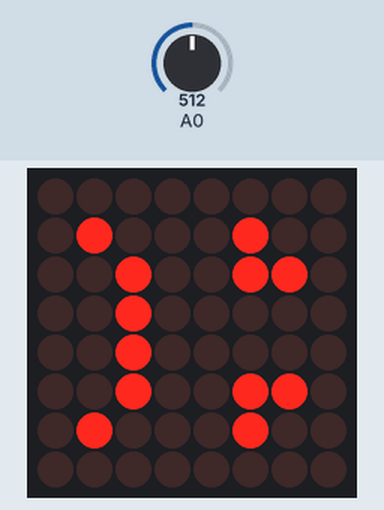
Recording of a sketch running on a simulated Arduino Uno, built with avr-gcc and run on an emulated ATmega328P. On the bench: 8×8 LED matrix. The inputs (shaded band) are chosen by the test bench; at power-on: A0 = 512. What the sketch prints to the serial monitor is not drawn.

Above: at 1.2 s.
1.3 s: A0 set to 308
2.8 s: A0 set to 290
At 3.8 s:
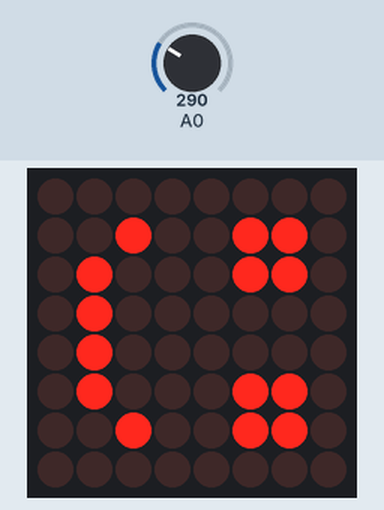
7.3 s: A0 set to 1023
At 7.8 s:
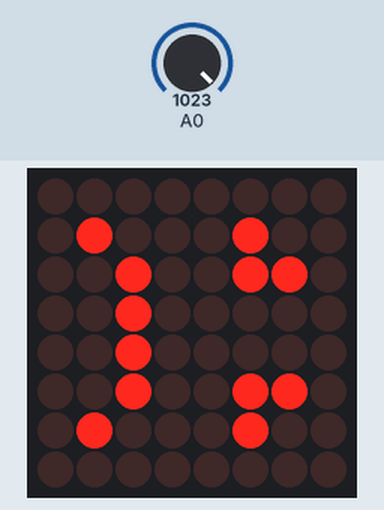
10.3 s: A0 set to 1010
13.3 s: A0 set to 988
Timing chart, 0 to 14.0 s (numbered marks = the images above; inputs shaded):
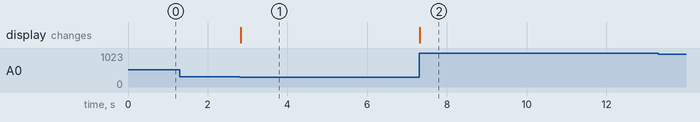

The sketch:

PlanteEmoji.ino
```cpp
#include "LedControl.h"

/*
   Now we create a new LedControl.
   We use pins 12,11 and 10 on the Arduino for the SPI interface
   Pin 12 is connected to the DATA IN-pin of the first MAX7221
   Pin 11 is connected to the CLK-pin of the first MAX7221
   Pin 10 is connected to the LOAD(/CS)-pin of the first MAX7221
   There will only be a single MAX7221 attached to the arduino
*/

LedControl matrice = LedControl(12, 11, 10, 1);

void setup() {
  matrice.clearDisplay(0);
  matrice.shutdown(0, false);
  Serial.begin(9600);
}

void loop() {
  int humidity = analogRead(0);
  Serial.println(humidity);

  if(humidity > 300){
    matrice.clearDisplay(0);
    // ================ BAD ================
    matrice.setLed(0,1,1,true);

    matrice.setLed(0,2,2,true);
    matrice.setLed(0,3,2,true);
    matrice.setLed(0,4,2,true);
    matrice.setLed(0,5,2,true);

    matrice.setLed(0,6,1,true);


    matrice.setLed(0,1,5,true);
    matrice.setLed(0,2,5,true);
    matrice.setLed(0,2,6,true);

    matrice.setLed(0,6,5,true);
    matrice.setLed(0,5,5,true);
    matrice.setLed(0,5,6,true);
  } else {
    // ================ SMILE ================
    matrice.clearDisplay(0);
    matrice.setLed(0,1,2,true);

    matrice.setLed(0,2,1,true);
    matrice.setLed(0,3,1,true);
    matrice.setLed(0,4,1,true);
    matrice.setLed(0,5,1,true);

    matrice.setLed(0,6,2,true);


    matrice.setLed(0,1,5,true);
    matrice.setLed(0,2,5,true);
    matrice.setLed(0,2,6,true);
    matrice.setLed(0,1,6,true);

    matrice.setLed(0,6,5,true);
    matrice.setLed(0,6,6,true);
    matrice.setLed(0,5,5,true);
    matrice.setLed(0,5,6,true);
  }


  /*
  matrice.setLed(0,1,2,true);

  matrice.setLed(0,2,1,true);
  matrice.setLed(0,3,1,true);
  matrice.setLed(0,4,1,true);
  matrice.setLed(0,5,1,true);

  matrice.setLed(0,6,2,true);

  matrice.setLed(0,2,4,true);
  matrice.setLed(0,2,5,true);
  matrice.setLed(0,2,6,true);

  matrice.setLed(0,5,4,true);
  matrice.setLed(0,5,5,true);
  matrice.setLed(0,5,6,true);
  */
}
```

Measured:
- the behaviour switches between 301 and 300 on A0 (found by bisection; images 0 and 1)
- after the input at 2.8 s, the display: changes at once (image 1)
- after the input at 7.3 s, the display: changes at once (image 2)
